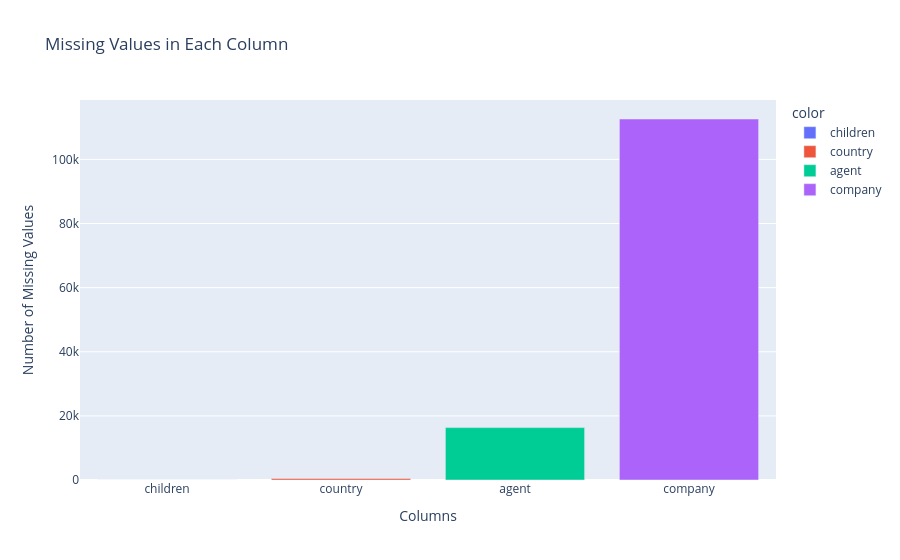
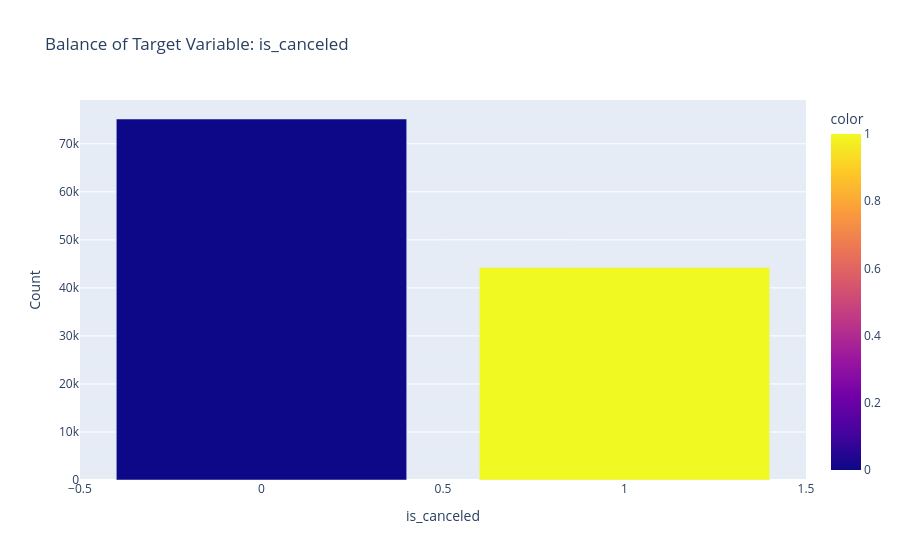
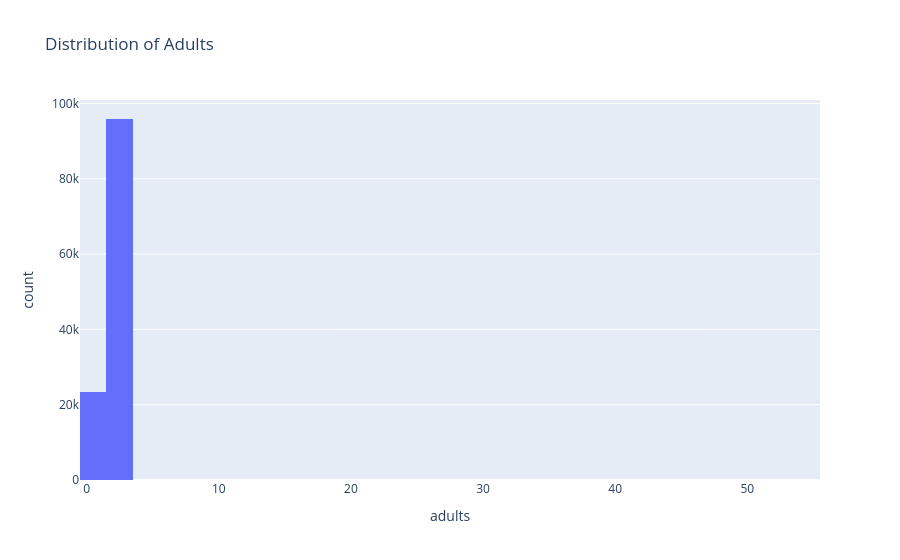
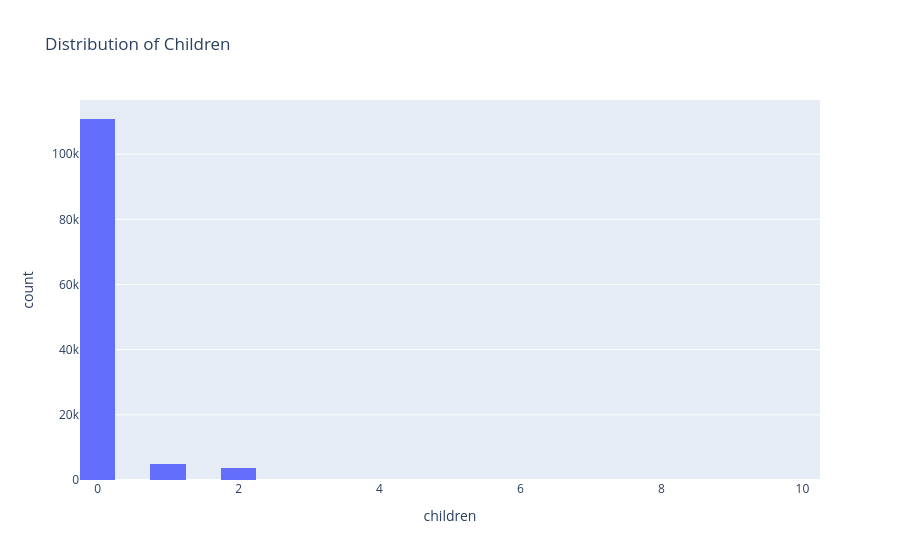

Notebook code cell kept with these figures, in order:
### Markdown cell above
## Why Precision Matters More Than Recall for This Project

### Understanding the Trade-off

In this cancellation prediction task, two types of prediction errors are possible:

- **False Positive (FP):** The model predicts a booking will be **canceled**, but the guest actually **shows up**.
- **False Negative (FN):** The model predicts a booking will **not be canceled**, but the guest actually **cancels**.

**Precision** measures how many of the bookings flagged as "will cancel" actually do cancel. High precision means few false positives.

**Recall** measures how many of the actual cancellations the model successfully catches. High recall means few false negatives.

### Business Impact of Each Error Type

**If FP is high (low precision):**
The model incorrectly flags a booking as "will cancel." The hotel may act on this by reselling the room (overbooking). If the original guest then shows up, the hotel has no room available — leading to guest rejection, compensation costs, and reputational damage. This is often the most costly outcome in the hotel industry.

**If FN is high (low recall):**
The model fails to flag a booking that actually gets canceled. The hotel doesn't resell the room in advance, and it ends up empty — resulting in lost revenue, but no guest is turned away and no reputational harm occurs.

### Conclusion

Since falsely predicting a cancellation (FP) can lead to overbooking, guest rejection, and reputational damage — consequences that are typically more severe and costly than an empty room (FN) — **minimizing false positives, and therefore maximizing precision, is the priority for this project.**

This trade-off should guide:
- The choice of evaluation metric (prioritize Precision or F-beta with beta < 1)
- The classification threshold tuning (favor a higher threshold to reduce FPs)
- Model selection and comparison criteria going forward

### Code cell
import pandas as pd
import matplotlib.pyplot as plt
import seaborn as sns
import plotly.express as px
import numpy as np


# Dataset Overview
def dataset_overview(df):
    """

    This function provides an overview of the dataset, including the number of rows and columns,
    data types of each column, and the number of missing values in each column.
    
    """
    print("Dataset Overview:")
    print(f"Info: {df.info()}")
    print(f"Number of rows: {df.shape[0]}")
    print(f"Number of columns: {df.shape[1]}")
    print("\nData Types:")
    print(df.dtypes)
    print("\nMissing Values:")
    print(df.isnull().sum())
    print("\nSummary Statistics:")
    print(df.describe())

    print("\n Unique values:")
    for col in df.columns:
            unique_vals = df[col].unique()
            if len(unique_vals) <= 20:
                values_str = " ".join(str(v) for v in unique_vals)
                print(f"{col} => {values_str}")
            else:
                print(f"{col} => Too many unique values ({df[col].nunique()})")
    

# Missing Values Analysis
def missing_values_analysis(df):
    """

    This function analyzes the missing values in the dataset and provides insights into their distribution.
    
    """
    missing_values = df.isnull().sum()
    missing_values = missing_values[missing_values > 0]
    print("Missing Values Analysis:")
    print(missing_values)

    # Visualizing missing values
    px.bar(
        missing_values, x=missing_values.index, y=missing_values.values,
        labels={'x': 'Columns', 'y': 'Number of Missing Values'},
        title='Missing Values in Each Column',
        color=missing_values.index
    ).show()  

# target variable balance
def target_variable_balance(df, target_column):
    """

    This function visualizes the balance of the target variable in the dataset.

    """
    px.bar(
        df[target_column].value_counts(), x=df[target_column].value_counts().index,
        y=df[target_column].value_counts().values,
        labels={'x': target_column, 'y': 'Count'},
        title=f'Balance of Target Variable: {target_column}',
        color=df[target_column].value_counts().index
    ).show()

# distribution of adult, children, and babies
def numerical_features_distribution(df):
    """

    This function visualizes the distribution of children, adults, and babies in the dataset.

    """
    numerical_features = ['adults', 'children', 'babies']
    for feature in numerical_features:
        px.histogram(
            df, x=feature, nbins=30,
            labels={'x': feature, 'y': 'Count'},
            title=f'Distribution of {feature.capitalize()}',
        ).show()

# Meal and cancellation distribution
def meal_distribution(df):
    """
    This function visualizes the distribution of meal types and cancellation in the dataset.
    """

    def meal_definition(meal_code):
        meal_dict = {
            'BB': 'Bed & Breakfast (B&B)',
            'FB': 'Full Board (FB)',
            'HB': 'Half Board (HB)',
            'SC': 'Self Catering (SC)',
            'Undefined': 'Undefined'
        }
        return meal_dict.get(meal_code, 'Unknown')

    meal_cancellation_counts = df.groupby(['meal', 'is_canceled']).size().reset_index(name='count')

    meal_cancellation_counts['meal_name'] = meal_cancellation_counts['meal'].apply(meal_definition)
    meal_cancellation_counts['is_canceled'] = meal_cancellation_counts['is_canceled'].map({0: 'Not Canceled', 1: 'Canceled'})

    px.bar(
        meal_cancellation_counts,
        x='meal_name',
        y='count',
        color='is_canceled',
        barmode='group',
        labels={'meal_name': 'Meal Type', 'count': 'Count', 'is_canceled': 'Booking Status'},
        title='Meal Type Distribution by Cancellation Status'
    ).show()

# Customer type and cancellation distribution
def customer_type_cancellation_distribution(df):
    """

    This function visualizes the distribution of customer types and their cancellation status in the dataset.

    """
    customer_cancellation_counts = df.groupby(['customer_type', 'is_canceled']).size().reset_index(name='count')

    px.bar(
        customer_cancellation_counts,
        x='customer_type',
        y='count',
        color='is_canceled',
        labels={'customer_type': 'Customer Type', 'count': 'Count', 'is_canceled': 'Cancellation Status'},
        title='Customer Type and Cancellation Distribution',
        barmode='group'
    ).show()

# Market segment and cancellation distribution
def market_segment_cancellation_distribution(df):
    """

    This function visualizes the distribution of market segments and their cancellation status in the dataset.

    """
    market_cancellation_counts = df.groupby(['market_segment', 'is_canceled']).size().reset_index(name='count')

    px.bar(
        market_cancellation_counts,
        x='market_segment',
        y='count',
        color='is_canceled',
        labels={'market_segment': 'Market Segment', 'count': 'Count', 'is_canceled': 'Cancellation Status'},
        title='Market Segment and Cancellation Distribution',
        barmode='group'
    ).show()

# Distribution channel and cancellation distribution
def distribution_channel_cancellation_distribution(df):
    """

    This function visualizes the distribution of distribution_channel and their cancellation status in the dataset.

    """
    distribution_channel_counts = df.groupby(['distribution_channel', 'is_canceled']).size().reset_index(name='count')

    px.bar(
        distribution_channel_counts,
        x='distribution_channel',
        y='count',
        color='is_canceled',
        labels={'distribution_channel': 'Distribution channel', 'count': 'Count', 'is_canceled': 'Cancellation Status'},
        title='Distribution channel and Cancellation Distribution',
        barmode='group'
    ).show()

# Reserved room type, Assigned room type and Cancellation distribution
def room_type_cancellation(df):
    df["room_match"] = np.where(
    df["reserved_room_type"] == df["assigned_room_type"], "Same", "Changed")

    df["booking_status"] = df["is_canceled"].map(
    {0: "Check-in", 1: "Canceled"})

    df_grouped = (
    df.groupby(["room_match", "booking_status"])
    .size()
    .reset_index(name="count"))

    fig = px.bar(
        df_grouped,
        x="room_match",
        y="count",
        color="booking_status",
        barmode="group",
        title="Impact of room cancellation on the cancellation status",
        labels={
            "room_match": "Room status (Same or Changed)",
            "count": "Number of orders",
            "booking_status": "Order status",
        },
        color_discrete_map={
            "Check-in": "#2ecc71",
            "Canceled": "#e74c3c",
        },
    )

    fig.update_layout(xaxis_title="", yaxis_title="Number of orders", hovermode="x")

    fig.show()

# correlation 
def correlation(df):
    """
    Computes and visualizes the correlation matrix for numerical features.
    
    """
    numerical_features = df.select_dtypes(include=['number'])
    corr_matrix = numerical_features.corr()

    px.imshow(
        corr_matrix,
        text_auto='.2f',
        aspect='auto',
        color_continuous_scale='RdBu_r',
        zmin=-1, zmax=1,
        title='Correlation Matrix of Numerical Features'
    ).show()

    return corr_matrix


# Usage
if __name__ == "__main__":
    df=pd.read_csv("../data/raw/hotel_bookings_updated_2024.csv")
    dataset_overview(df)
    missing_values_analysis(df)
    target_variable_balance(df, 'is_canceled')
    numerical_features_distribution(df)
    meal_distribution(df)
    customer_type_cancellation_distribution(df)
    market_segment_cancellation_distribution(df)
    distribution_channel_cancellation_distribution(df)
    room_type_cancellation(df)
    correlation(df)

### Figure 1 — Plotly figure (JSON) as saved in the notebook; plotly's stock layout.template omitted (floating-point values rounded to 4 significant figures)
{"data": [{"hovertemplate": "color=children<br>Columns=%{x}<br>Number of Missing Values=%{y}<extra></extra>", "legendgroup": "children", "marker": {"color": "#636efa", "pattern": {"shape": ""}}, "name": "children", "orientation": "v", "showlegend": true, "textposition": "auto", "type": "bar", "x": ["children"], "xaxis": "x", "y": [4], "yaxis": "y"}, {"hovertemplate": "color=country<br>Columns=%{x}<br>Number of Missing Values=%{y}<extra></extra>", "legendgroup": "country", "marker": {"color": "#EF553B", "pattern": {"shape": ""}}, "name": "country", "orientation": "v", "showlegend": true, "textposition": "auto", "type": "bar", "x": ["country"], "xaxis": "x", "y": [488], "yaxis": "y"}, {"hovertemplate": "color=agent<br>Columns=%{x}<br>Number of Missing Values=%{y}<extra></extra>", "legendgroup": "agent", "marker": {"color": "#00cc96", "pattern": {"shape": ""}}, "name": "agent", "orientation": "v", "showlegend": true, "textposition": "auto", "type": "bar", "x": ["agent"], "xaxis": "x", "y": [16340], "yaxis": "y"}, {"hovertemplate": "color=company<br>Columns=%{x}<br>Number of Missing Values=%{y}<extra></extra>", "legendgroup": "company", "marker": {"color": "#ab63fa", "pattern": {"shape": ""}}, "name": "company", "orientation": "v", "showlegend": true, "textposition": "auto", "type": "bar", "x": ["company"], "xaxis": "x", "y": [112593], "yaxis": "y"}], "layout": {"barmode": "relative", "legend": {"title": {"text": "color"}, "tracegroupgap": 0}, "title": {"text": "Missing Values in Each Column"}, "xaxis": {"anchor": "y", "domain": [0, 1], "title": {"text": "Columns"}}, "yaxis": {"anchor": "x", "domain": [0, 1], "title": {"text": "Number of Missing Values"}}}}

### Figure 2 — Plotly figure (JSON) as saved in the notebook; plotly's stock layout.template omitted (floating-point values rounded to 4 significant figures)
{"data": [{"hovertemplate": "is_canceled=%{x}<br>Count=%{y}<br>color=%{marker.color}<extra></extra>", "legendgroup": "", "marker": {"color": [0, 1], "coloraxis": "coloraxis", "pattern": {"shape": ""}}, "name": "", "orientation": "v", "showlegend": false, "textposition": "auto", "type": "bar", "x": [0, 1], "xaxis": "x", "y": [75166, 44224], "yaxis": "y"}], "layout": {"barmode": "relative", "coloraxis": {"colorbar": {"title": {"text": "color"}}, "colorscale": [[0, "#0d0887"], [0.1111, "#46039f"], [0.2222, "#7201a8"], [0.3333, "#9c179e"], [0.4444, "#bd3786"], [0.5556, "#d8576b"], [0.6667, "#ed7953"], [0.7778, "#fb9f3a"], [0.8889, "#fdca26"], [1, "#f0f921"]]}, "legend": {"tracegroupgap": 0}, "title": {"text": "Balance of Target Variable: is_canceled"}, "xaxis": {"anchor": "y", "domain": [0, 1], "title": {"text": "is_canceled"}}, "yaxis": {"anchor": "x", "domain": [0, 1], "title": {"text": "Count"}}}}

### Figure 3 — Plotly figure (JSON) as saved in the notebook; plotly's stock layout.template omitted (floating-point values rounded to 4 significant figures; data arrays with more than 128 entries replaced by an {"elided": "..."} marker saying what was removed)
{"data": [{"bingroup": "x", "hovertemplate": "adults=%{x}<br>count=%{y}<extra></extra>", "legendgroup": "", "marker": {"color": "#636efa", "pattern": {"shape": ""}}, "name": "", "nbinsx": 30, "orientation": "v", "showlegend": false, "type": "histogram", "x": {"elided": "119390 int values"}, "xaxis": "x", "yaxis": "y"}], "layout": {"barmode": "relative", "legend": {"tracegroupgap": 0}, "title": {"text": "Distribution of Adults"}, "xaxis": {"anchor": "y", "domain": [0, 1], "title": {"text": "adults"}}, "yaxis": {"anchor": "x", "domain": [0, 1], "title": {"text": "count"}}}}

### Figure 4 — Plotly figure (JSON) as saved in the notebook; plotly's stock layout.template omitted (floating-point values rounded to 4 significant figures; data arrays with more than 128 entries replaced by an {"elided": "..."} marker saying what was removed)
{"data": [{"bingroup": "x", "hovertemplate": "children=%{x}<br>count=%{y}<extra></extra>", "legendgroup": "", "marker": {"color": "#636efa", "pattern": {"shape": ""}}, "name": "", "nbinsx": 30, "orientation": "v", "showlegend": false, "type": "histogram", "x": {"elided": "119390 float values"}, "xaxis": "x", "yaxis": "y"}], "layout": {"barmode": "relative", "legend": {"tracegroupgap": 0}, "title": {"text": "Distribution of Children"}, "xaxis": {"anchor": "y", "domain": [0, 1], "title": {"text": "children"}}, "yaxis": {"anchor": "x", "domain": [0, 1], "title": {"text": "count"}}}}
